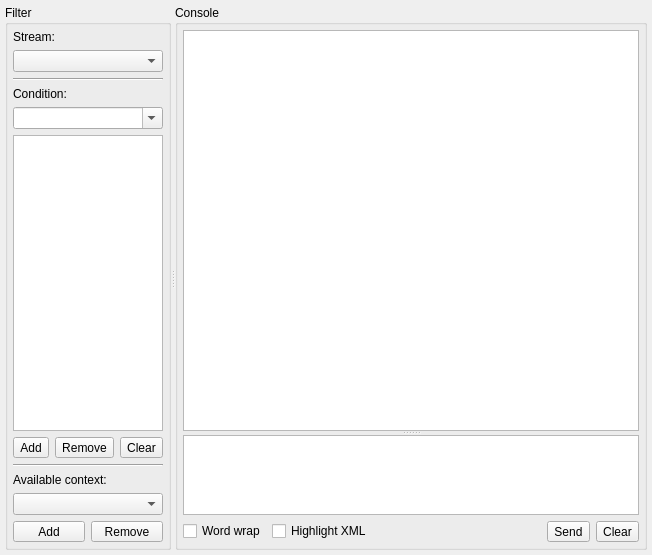
<?xml version="1.0" encoding="UTF-8"?>
<ui version="4.0">
 <class>ConsoleWidgetClass</class>
 <widget class="QWidget" name="ConsoleWidgetClass">
  <property name="geometry">
   <rect>
    <x>0</x>
    <y>0</y>
    <width>652</width>
    <height>555</height>
   </rect>
  </property>
  <property name="windowTitle">
   <string>XML Console</string>
  </property>
  <layout class="QVBoxLayout" name="verticalLayout_3">
   <property name="margin">
    <number>5</number>
   </property>
   <item>
    <widget class="QSplitter" name="sptHSplitter">
     <property name="orientation">
      <enum>Qt::Horizontal</enum>
     </property>
     <widget class="QGroupBox" name="grbFilter">
      <property name="sizePolicy">
       <sizepolicy hsizetype="Preferred" vsizetype="Preferred">
        <horstretch>1</horstretch>
        <verstretch>0</verstretch>
       </sizepolicy>
      </property>
      <property name="title">
       <string>Filter</string>
      </property>
      <layout class="QVBoxLayout" name="verticalLayout">
       <property name="margin">
        <number>5</number>
       </property>
       <item>
        <widget class="QLabel" name="lblStreamJid">
         <property name="text">
          <string>Stream:</string>
         </property>
         <property name="textFormat">
          <enum>Qt::PlainText</enum>
         </property>
        </widget>
       </item>
       <item>
        <widget class="QComboBox" name="cmbStreamJid"/>
       </item>
       <item>
        <widget class="Line" name="line_2">
         <property name="orientation">
          <enum>Qt::Horizontal</enum>
         </property>
        </widget>
       </item>
       <item>
        <widget class="QLabel" name="lblCondition">
         <property name="text">
          <string>Condition:</string>
         </property>
         <property name="textFormat">
          <enum>Qt::PlainText</enum>
         </property>
        </widget>
       </item>
       <item>
        <widget class="QComboBox" name="cmbCondition">
         <property name="editable">
          <bool>true</bool>
         </property>
         <property name="insertPolicy">
          <enum>QComboBox::InsertAlphabetically</enum>
         </property>
        </widget>
       </item>
       <item>
        <widget class="QListWidget" name="ltwConditions"/>
       </item>
       <item>
        <layout class="QHBoxLayout" name="horizontalLayout">
         <item>
          <widget class="QToolButton" name="tlbAddCondition">
           <property name="sizePolicy">
            <sizepolicy hsizetype="Preferred" vsizetype="Fixed">
             <horstretch>0</horstretch>
             <verstretch>0</verstretch>
            </sizepolicy>
           </property>
           <property name="text">
            <string>Add</string>
           </property>
          </widget>
         </item>
         <item>
          <widget class="QToolButton" name="tlbRemoveCondition">
           <property name="sizePolicy">
            <sizepolicy hsizetype="Preferred" vsizetype="Fixed">
             <horstretch>0</horstretch>
             <verstretch>0</verstretch>
            </sizepolicy>
           </property>
           <property name="text">
            <string>Remove</string>
           </property>
          </widget>
         </item>
         <item>
          <widget class="QToolButton" name="tlbClearCondition">
           <property name="sizePolicy">
            <sizepolicy hsizetype="Preferred" vsizetype="Fixed">
             <horstretch>0</horstretch>
             <verstretch>0</verstretch>
            </sizepolicy>
           </property>
           <property name="text">
            <string>Clear</string>
           </property>
          </widget>
         </item>
        </layout>
       </item>
       <item>
        <widget class="Line" name="line">
         <property name="orientation">
          <enum>Qt::Horizontal</enum>
         </property>
        </widget>
       </item>
       <item>
        <widget class="QLabel" name="lblContext">
         <property name="text">
          <string>Available context:</string>
         </property>
         <property name="textFormat">
          <enum>Qt::PlainText</enum>
         </property>
        </widget>
       </item>
       <item>
        <widget class="QComboBox" name="cmbContext"/>
       </item>
       <item>
        <layout class="QHBoxLayout" name="horizontalLayout_3">
         <item>
          <widget class="QToolButton" name="tlbAddContext">
           <property name="sizePolicy">
            <sizepolicy hsizetype="Preferred" vsizetype="Fixed">
             <horstretch>0</horstretch>
             <verstretch>0</verstretch>
            </sizepolicy>
           </property>
           <property name="text">
            <string>Add</string>
           </property>
          </widget>
         </item>
         <item>
          <widget class="QToolButton" name="tlbRemoveContext">
           <property name="sizePolicy">
            <sizepolicy hsizetype="Preferred" vsizetype="Fixed">
             <horstretch>0</horstretch>
             <verstretch>0</verstretch>
            </sizepolicy>
           </property>
           <property name="text">
            <string>Remove</string>
           </property>
          </widget>
         </item>
        </layout>
       </item>
      </layout>
     </widget>
     <widget class="QGroupBox" name="grbConsole">
      <property name="sizePolicy">
       <sizepolicy hsizetype="Preferred" vsizetype="Preferred">
        <horstretch>3</horstretch>
        <verstretch>0</verstretch>
       </sizepolicy>
      </property>
      <property name="title">
       <string>Console</string>
      </property>
      <layout class="QVBoxLayout" name="verticalLayout_2">
       <property name="margin">
        <number>5</number>
       </property>
       <item>
        <widget class="QSplitter" name="sptVSplitter">
         <property name="orientation">
          <enum>Qt::Vertical</enum>
         </property>
         <widget class="QTextEdit" name="tedConsole">
          <property name="sizePolicy">
           <sizepolicy hsizetype="Expanding" vsizetype="Expanding">
            <horstretch>0</horstretch>
            <verstretch>5</verstretch>
           </sizepolicy>
          </property>
          <property name="lineWrapMode">
           <enum>QTextEdit::NoWrap</enum>
          </property>
          <property name="readOnly">
           <bool>true</bool>
          </property>
         </widget>
         <widget class="QTextEdit" name="tedSendXML">
          <property name="sizePolicy">
           <sizepolicy hsizetype="Expanding" vsizetype="Preferred">
            <horstretch>0</horstretch>
            <verstretch>1</verstretch>
           </sizepolicy>
          </property>
          <property name="undoRedoEnabled">
           <bool>false</bool>
          </property>
          <property name="acceptRichText">
           <bool>false</bool>
          </property>
         </widget>
        </widget>
       </item>
       <item>
        <layout class="QHBoxLayout" name="horizontalLayout_2">
         <item>
          <widget class="QCheckBox" name="chbWordWrap">
           <property name="text">
            <string>Word wrap</string>
           </property>
          </widget>
         </item>
         <item>
          <widget class="QCheckBox" name="chbHilightXML">
           <property name="text">
            <string>Highlight XML</string>
           </property>
           <property name="tristate">
            <bool>true</bool>
           </property>
          </widget>
         </item>
         <item>
          <spacer name="horizontalSpacer">
           <property name="orientation">
            <enum>Qt::Horizontal</enum>
           </property>
           <property name="sizeHint" stdset="0">
            <size>
             <width>40</width>
             <height>20</height>
            </size>
           </property>
          </spacer>
         </item>
         <item>
          <widget class="QToolButton" name="tlbSendXML">
           <property name="text">
            <string>Send</string>
           </property>
          </widget>
         </item>
         <item>
          <widget class="QToolButton" name="tlbClearConsole">
           <property name="text">
            <string>Clear</string>
           </property>
          </widget>
         </item>
        </layout>
       </item>
      </layout>
     </widget>
    </widget>
   </item>
  </layout>
 </widget>
 <layoutdefault spacing="6" margin="11"/>
 <resources/>
 <connections/>
</ui>
